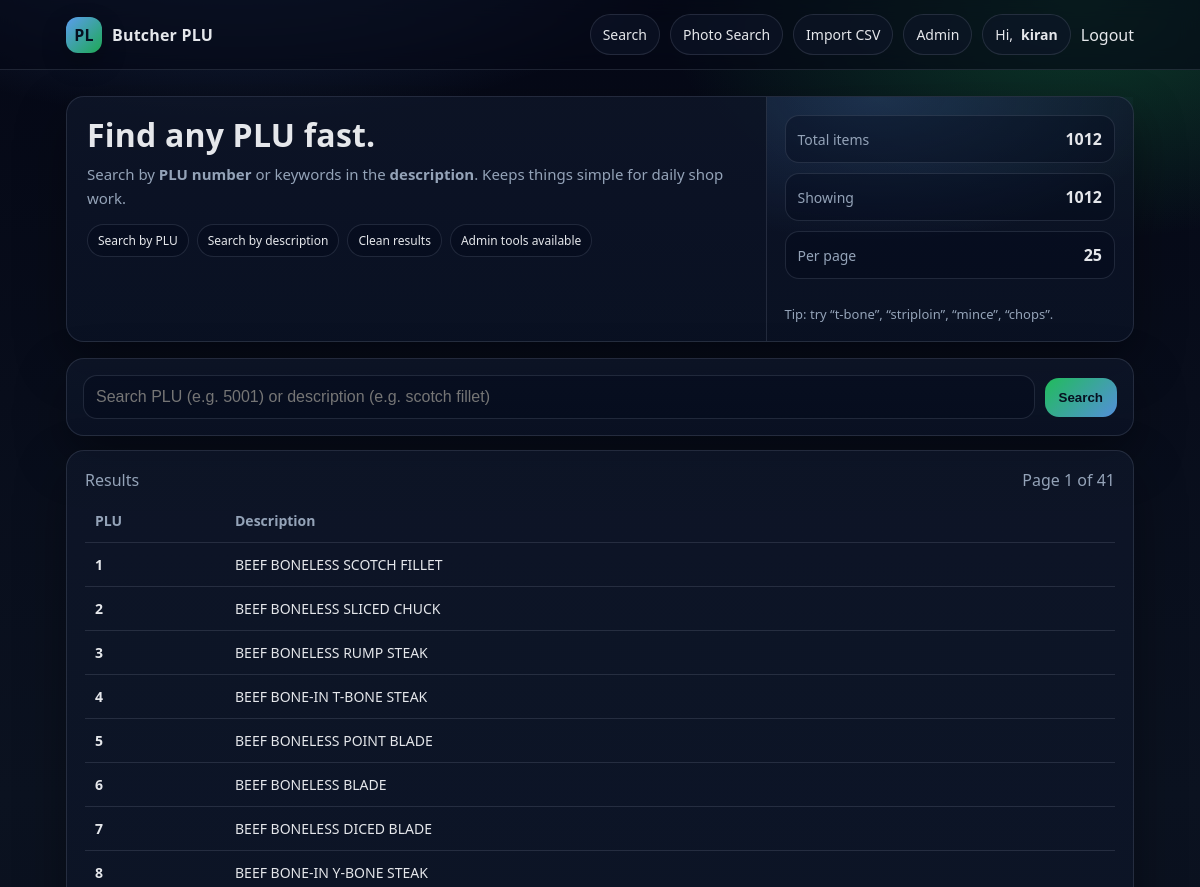
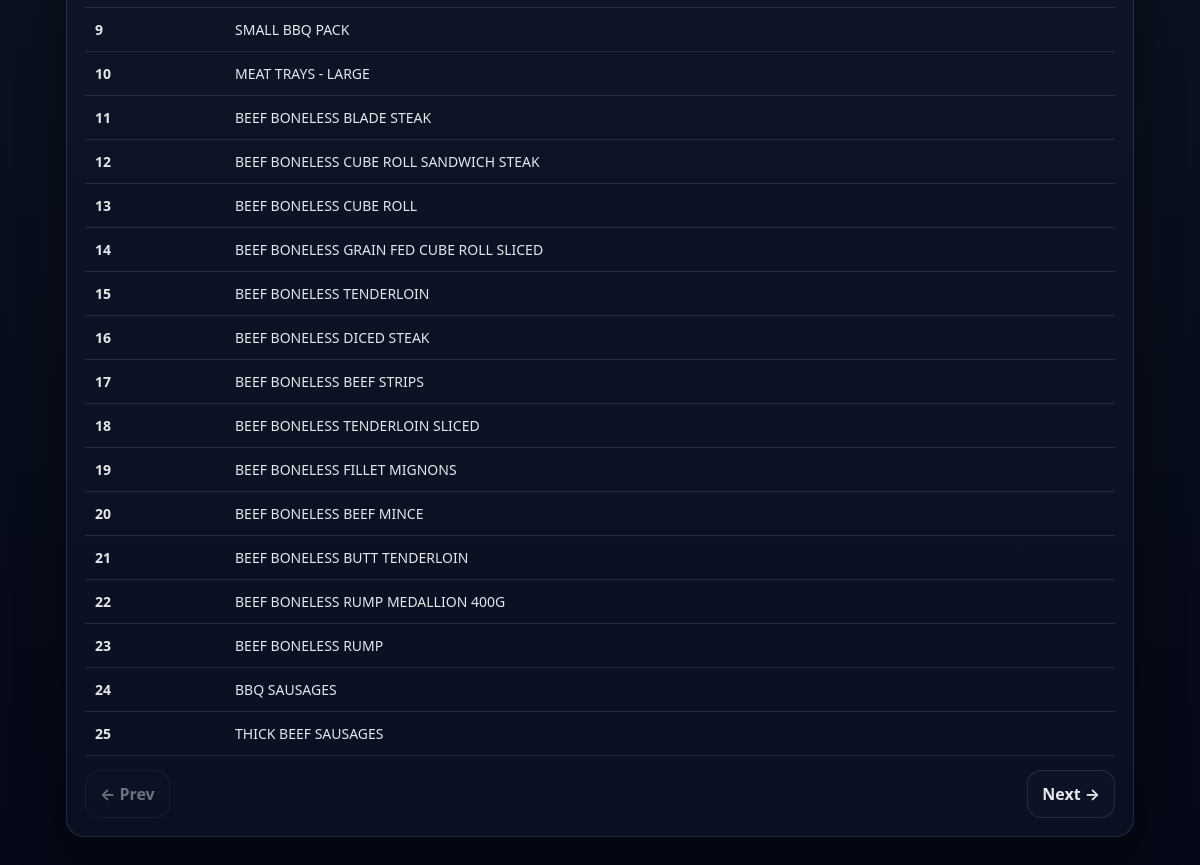
The app's page / (signed in) with its own data (2 pictures, top to bottom).
### plu/models.py (models this page shows, shortened)
class PluItem(models.Model):
    plu_no = models.IntegerField(unique=True)
    description = models.CharField(max_length=255)

### plu/views.py (the view)
# urls.py: path("", views.plu_list, name="list"),
@login_required
def plu_list(request):
    q = (request.GET.get("q") or "").strip()
    qs = PluItem.objects.all().order_by("plu_no")  # ordered to avoid pagination warning
    if q:
        if q.isdigit():
            qs = qs.filter(Q(plu_no__icontains=q) | Q(description__icontains=q))
        else:
            qs = qs.filter(description__icontains=q)
    paginator = Paginator(qs, 25)
    page_number = request.GET.get("page")
    page_obj = paginator.get_page(page_number)
    total_count = PluItem.objects.count()
    return render(
        request,
        "plu/plu_list.html",
        {
            "page_obj": page_obj,
            "q": q,
            "total_count": total_count,
        },
    )

### templates/plu/plu_list.html (shortened to what this page needs)
{% extends "base.html" %}
{% block content %}
<div class="card hero">
  <div class="hero-left">
    <h1 class="title">Find any PLU fast.</h1>
    <p class="subtitle">
      Search by <strong>PLU number</strong> or keywords in the <strong>description</strong>.
      Keeps things simple for daily shop work.
    </p>
    <div class="badges">
      <span class="badge">Search by PLU</span>
      <span class="badge">Search by description</span>
      <span class="badge">Clean results</span>
      {% if request.user.is_staff %}
        <span class="badge">Admin tools available</span>
      {% endif %}
    </div>
  </div>
  <div class="hero-right">
    <div class="stat">
      <span>Total items</span>
      <strong>{{ total_count|default:"—" }}</strong>
    </div>
    <div class="stat">
      <span>Showing</span>
      <strong>{{ page_obj.paginator.count|default:"—" }}</strong>
    </div>
    <div class="stat">
      <span>Per page</span>
      <strong>25</strong>
    </div>
    <div class="footer-note">
      Tip: try “t-bone”, “striploin”, “mince”, “chops”.
    </div>
  </div>
</div>
<div class="card search-card" style="margin-top:16px;">
  <form method="get">
    <div class="row">
      <div style="flex:1; min-width:240px;">
        <input class="input" type="text" name="q" value="{{ q|default:'' }}"
               placeholder="Search PLU (e.g. 5001) or description (e.g. scotch fillet)">
      </div>
      <button class="btn primary" type="submit">Search</button>
    </div>
  </form>
</div>
<div class="card" style="margin-top:14px;">
  <div class="card-pad">
    {% if page_obj and page_obj.object_list %}
      <div class="row" style="justify-content:space-between; margin-bottom:8px;">
        <div class="muted">
          Results{% if q %} for “<strong>{{ q }}</strong>”{% endif %}
        </div>
        <div class="muted">
          Page {{ page_obj.number }} of {{ page_obj.paginator.num_pages }}
        </div>
      </div>
      <div style="overflow:auto;">
        <table>
          <thead>
            <tr>
              <th style="width:140px;">PLU</th>
              <th>Description</th>
            </tr>
          </thead>
          <tbody>
            {% for item in page_obj %}
              <tr>
                <td><strong>{{ item.plu_no }}</strong></td>
                <td>
                  <a href="{% url 'plu:detail' item.plu_no %}">
                    {{ item.description }}
                  </a>
                </td>
              </tr>
            {% endfor %}
          </tbody>
        </table>
      </div>
      <div class="row" style="justify-content:space-between; margin-top:14px;">
        <div class="muted">
          {% if page_obj.has_previous %}
            <a class="btn" href="?q={{ q|urlencode }}&page={{ page_obj.previous_page_number }}">← Prev</a>
          {% else %}
            <span class="btn" style="opacity:.45; cursor:not-allowed;">← Prev</span>
          {% endif %}
        </div>
        <div class="muted">
          {% if page_obj.has_next %}
            <a class="btn" href="?q={{ q|urlencode }}&page={{ page_obj.next_page_number }}">Next →</a>
          {% else %}
            <span class="btn" style="opacity:.45; cursor:not-allowed;">Next →</span>
          {% endif %}
        </div>
      </div>
    {% else %}
      <div class="muted">No items found{% if q %} for “<strong>{{ q }}</strong>”{% endif %}.</div>
    {% endif %}
  </div>
</div>
{% endblock %}

### templates/base.html (shortened to what this page needs)
<!doctype html>
<html lang="en">
<head>
</head>
<body>
<header>
  <div class="nav">
    <a class="brand" href="{% if request.user.is_authenticated %}{% url 'plu:list' %}{% else %}{% url 'plu:login' %}{% endif %}">
      <div class="logo">PL</div>
      <div>Butcher PLU</div>
    </a>
    <div class="navlinks">
      {% if request.user.is_authenticated %}
        <a class="pill" href="{% url 'plu:list' %}">Search</a>
        <a class="pill" href="{% url 'plu:photo_search' %}">Photo Search</a>
        {% if request.user.is_staff %}
          <a class="pill" href="{% url 'plu:import' %}">Import CSV</a>
          <a class="pill" href="/admin/">Admin</a>
        {% endif %}
        <span class="pill">Hi, <strong>{{ request.user.username }}</strong></span>
        <form method="post" action="{% url 'plu:logout' %}" style="display:inline;">
          <button type="submit" class="pill logout-btn">Logout</button>
        </form>
      {% else %}
        <a class="pill" href="{% url 'plu:login' %}">Login</a>
        <a class="pill primary" href="{% url 'plu:register' %}">Register</a>
      {% endif %}
    </div>
  </div>
</header>
<div class="wrap">
  {% block content %}{% endblock %}
</div>
</body>
</html>

### templates/base.html (style rules this page uses)
:root { --bg:#0b1220; --card:#0f172a; --card2:#0b1326; --text:#e5e7eb; --muted:#94a3b8; --line:rgba(148,163,184,.18); --accent:#22c55e; --accent2:#60a5fa; --danger:#ef4444; --shadow:0 20px 50px rgba(0,0,0,.35); --radius:18px; }
* { box-sizing:border-box; }
body { font-family: system-ui,-apple-system,Segoe UI,Roboto,Arial,sans-serif; margin:0; background: radial-gradient(900px 500px at 20% -10%, rgba(96,165,250,.35), transparent 60%), radial-gradient(700px 400px at 90% 0%, rgba(34,197,94,.28), transparent 60%), linear-gradient(180deg, #050816, #0b1220 45%, #050816); color:var(--text); min-height:100vh; }
a { color:inherit; text-decoration:none; }
header { position:sticky; top:0; z-index:50; backdrop-filter: blur(10px); background: rgba(5,8,22,.65); border-bottom:1px solid var(--line); }
.nav { max-width:1100px; margin:0 auto; padding:14px 16px; display:flex; align-items:center; justify-content:space-between; gap:12px; }
.brand { display:flex; align-items:center; gap:10px; font-weight:800; letter-spacing:.2px; }
.logo { width:36px; height:36px; border-radius:12px; background: linear-gradient(135deg, rgba(96,165,250,.95), rgba(34,197,94,.85)); box-shadow: 0 10px 25px rgba(0,0,0,.25); display:grid; place-items:center; font-weight:900; color:#06101f; }
.navlinks { display:flex; align-items:center; gap:10px; flex-wrap:wrap; justify-content:flex-end; }
.pill { display:inline-flex; align-items:center; gap:8px; padding:10px 12px; border-radius:999px; border:1px solid var(--line); background: rgba(15,23,42,.55); color:var(--text); font-size:14px; white-space:nowrap; }
.logout-btn { background:none; border:none; color:inherit; cursor:pointer; font:inherit; padding:0; }
.wrap { max-width:1100px; margin:0 auto; padding:18px 16px 40px; }
.card { border-radius: var(--radius); background: linear-gradient(180deg, rgba(15,23,42,.75), rgba(11,19,38,.75)); border:1px solid var(--line); box-shadow: var(--shadow); }
.card-pad { padding:18px; }
.hero { display:grid; grid-template-columns: 1.3fr .7fr; gap:16px; align-items:stretch; margin-top:8px; }
.hero-left { padding:20px; }
.title { font-size:32px; line-height:1.1; margin:0 0 10px; letter-spacing:.2px; }
.subtitle { margin:0; color:var(--muted); line-height:1.6; font-size:15px; }
.badges { display:flex; flex-wrap:wrap; gap:8px; margin-top:14px; }
.badge { font-size:12px; padding:7px 10px; border-radius:999px; border:1px solid var(--line); background: rgba(2,6,23,.35); color:var(--text); }
.hero-right { padding:18px; display:grid; gap:10px; background: radial-gradient(500px 240px at 30% 0%, rgba(96,165,250,.18), transparent 60%); border-left:1px solid var(--line); }
.stat { display:flex; justify-content:space-between; align-items:center; padding:12px 12px; border-radius:14px; border:1px solid var(--line); background: rgba(2,6,23,.35); font-size:14px; }
.stat span { color:var(--muted); }
.stat strong { font-size:16px; }
.search-card { margin-top:16px; padding:16px; }
.row { display:flex; gap:10px; flex-wrap:wrap; align-items:center; }
.input, input[type="text"], input[type="password"] { width:100%; padding:12px 12px; border-radius:14px; border:1px solid var(--line); background: rgba(2,6,23,.35); color:var(--text); outline:none; font-size:16px; }
.btn { display:inline-flex; align-items:center; justify-content:center; gap:8px; padding:12px 14px; border-radius:14px; border:1px solid var(--line); background: rgba(15,23,42,.55); color:var(--text); cursor:pointer; font-weight:650; white-space:nowrap; }
.btn.primary { border:none; background: linear-gradient(135deg, rgba(34,197,94,.95), rgba(96,165,250,.85)); color:#06101f; }
table { width:100%; border-collapse:collapse; }
th, td { padding:12px 10px; border-bottom:1px solid var(--line); text-align:left; font-size:14px; }
th { color:var(--muted); font-weight:700; }
.muted { color:var(--muted); }
.footer-note { margin-top:16px; color:var(--muted); font-size:13px; }

### records on screen
PluItem: plu_no "1", description "BEEF BONELESS SCOTCH FILLET"
PluItem: plu_no "2", description "BEEF BONELESS SLICED CHUCK"
PluItem: plu_no "3", description "BEEF BONELESS RUMP STEAK"
PluItem: plu_no "4", description "BEEF BONE-IN T-BONE STEAK"
PluItem: plu_no "5", description "BEEF BONELESS POINT BLADE"
PluItem: plu_no "6", description "BEEF BONELESS BLADE"
PluItem: plu_no "7", description "BEEF BONELESS DICED BLADE"
PluItem: plu_no "8", description "BEEF BONE-IN Y-BONE STEAK"
PluItem: plu_no "9", description "SMALL BBQ PACK"
PluItem: plu_no "10", description "MEAT TRAYS - LARGE"
PluItem: plu_no "11", description "BEEF BONELESS BLADE STEAK"
PluItem: plu_no "12", description "BEEF BONELESS CUBE ROLL SANDWICH STEAK"
PluItem: plu_no "13", description "BEEF BONELESS CUBE ROLL"
PluItem: plu_no "14", description "BEEF BONELESS GRAIN FED CUBE ROLL SLICED"
PluItem: plu_no "15", description "BEEF BONELESS TENDERLOIN"
PluItem: plu_no "16", description "BEEF BONELESS DICED STEAK"
PluItem: plu_no "17", description "BEEF BONELESS BEEF STRIPS"
PluItem: plu_no "18", description "BEEF BONELESS TENDERLOIN SLICED"
PluItem: plu_no "19", description "BEEF BONELESS FILLET MIGNONS"
PluItem: plu_no "20", description "BEEF BONELESS BEEF MINCE"
PluItem: plu_no "21", description "BEEF BONELESS BUTT TENDERLOIN"
PluItem: plu_no "22", description "BEEF BONELESS RUMP MEDALLION 400G"
PluItem: plu_no "23", description "BEEF BONELESS RUMP"
PluItem: plu_no "24", description "BBQ SAUSAGES"
PluItem: plu_no "25", description "THICK BEEF SAUSAGES"

### other values on screen
{{ request.user.username }} "kiran"
{{ total_count|default:"—" }} "1012"
{{ page_obj.paginator.count|default:"—" }} "1012"
{{ page_obj.number }} "1"
{{ page_obj.paginator.num_pages }} "41"
